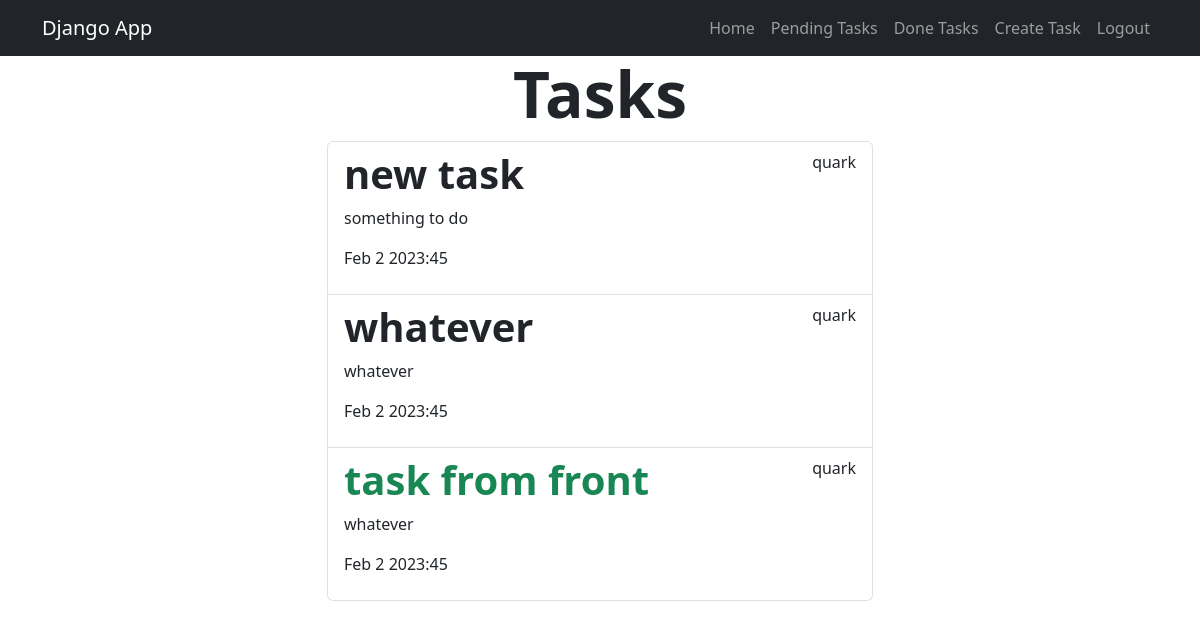
/tasks_completed/ (signed in), run on an earlier commit of the app's database.
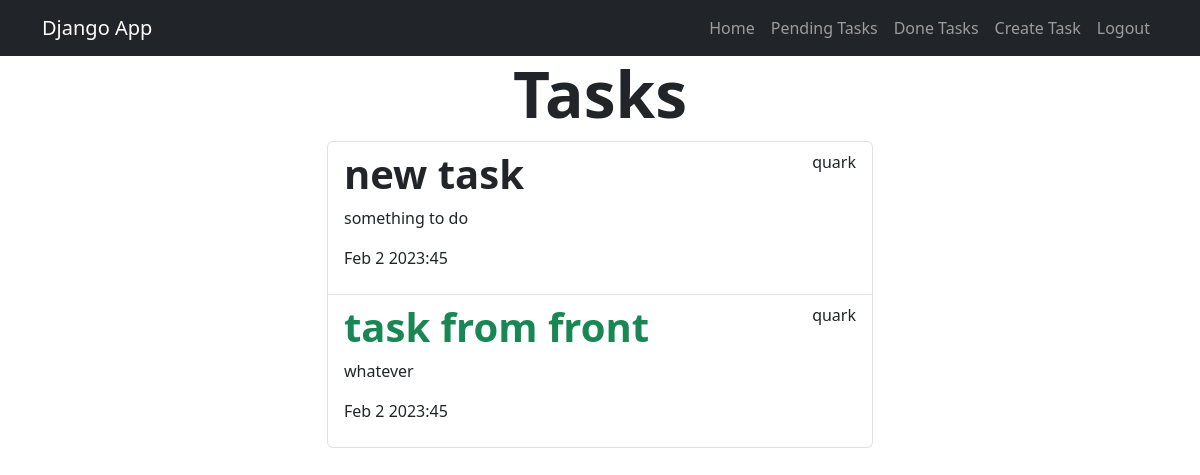
And on a later commit of the database.
### tasks/models.py (models this page shows, shortened)
class Task(models.Model):
    title = models.CharField(max_length=200)
    description = models.TextField(max_length=1000)
    created = models.DateTimeField(auto_now_add=True)
    datecompleted = models.DateTimeField(null=True, blank=True)
    important = models.BooleanField(default=False)
    user = models.ForeignKey(User, on_delete=models.CASCADE)

### tasks/views.py (the view)
# urls.py: path('tasks_completed/', views.tasks_completed, name='tasks_completed'),
@login_required
def tasks_completed(request):
    tasks = Task.objects.filter(user=request.user, datecompleted__isnull=False).order_by('-datecompleted')
    return render(request, 'tasks.html', {"tasks": tasks})

### tasks/templates/tasks.html
{% extends 'base.html' %}
{%  block content %}
<main class="container">
    <div class="row">
        <div class="col-md-6 offset-md-3">
            <h1 class="text-center display-3 py fw-bold">Tasks</h1>
            <ul class="list-group">
            {% for task in tasks %}
                <a class="list-group-item" href="{% url 'task_detail' task.id %}">
                        <header class="d-flex justify-content-between">
                            {% if task.important %}
                            <h1 class="fw-bold text-success">{{task.title}}</h1>
                            {% else %}
                                <h1 class="fw-bold">{{task.title}}</h1>
                            {% endif %}
                            <p>{{task.user.username}}</p>
                        </header>
                        <p>{{task.description}}</p>
                        <p>{{task.datecompleted|date:'M j Y:i'}}</p>
                </a>
            {% endfor %}
            </ul>
        </div>
    </div>
</main>
{% endblock %}

### tasks/templates/base.html (shortened to what this page needs)
<!DOCTYPE html>
<html lang="en">
<head>
    <link rel="stylesheet" href="https://cdn.jsdelivr.net/npm/bootstrap@5.3.0-alpha1/dist/css/bootstrap.min.css">
</head>
<body>
    <nav class="navbar navbar-expand-lg bg-dark navbar-dark">
  <div class="container">
    <a class="navbar-brand" href="#">Django App</a>
    <div class="collapse navbar-collapse" id="navbarNav">
      <ul class="navbar-nav ms-auto">
        <li class="nav-item">
                <a class="nav-link" href="/">Home</a>
            </li>
            {% if user.is_authenticated %}
            <li class="nav-item">
                <a class="nav-link" href="{% url 'tasks' %}">Pending Tasks</a>
            </li>
            <li>
                <a class="nav-link" href="{% url 'tasks_completed' %}">Done Tasks</a>
            </li>
            <li class="nav-item">
                <a class="nav-link" href="/create_task/">Create Task</a>
            </li>
            <li class="nav-item">
                <a class="nav-link" href="/logout">Logout</a>
            </li>
            {% endif %}
      </ul>
    </div>
  </div>
</nav>
    {% block content %}
    {% endblock %}
</body>
</html>

What changed in the data, as far as the page shows it:
removed Task: title "whatever", user.username "quark", description "whatever", datecompleted "Feb 2 2023:45"
